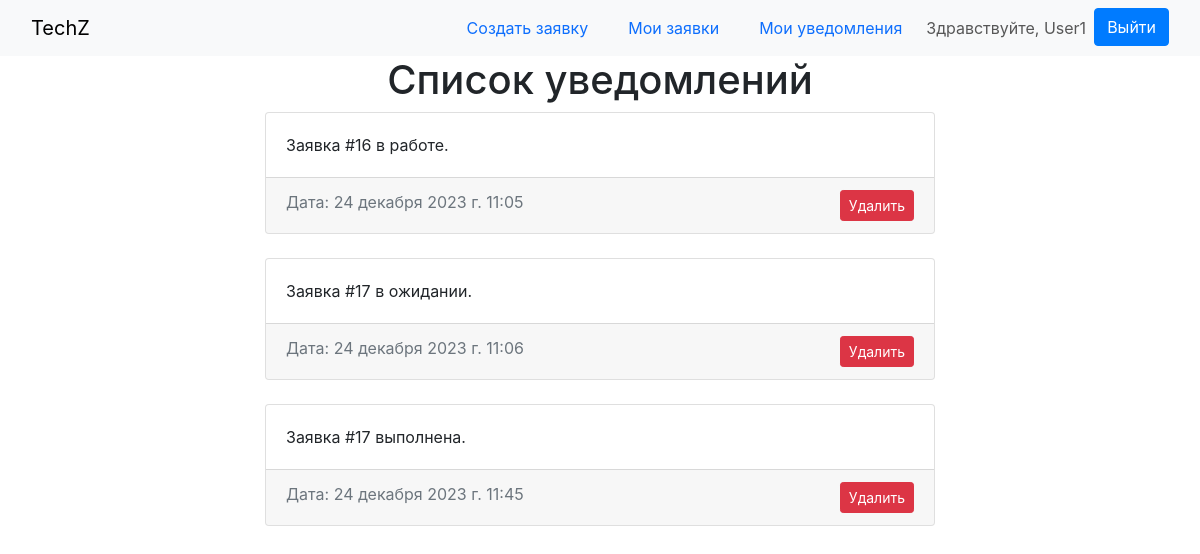
The page /tech/notifications/ (signed in) on the database its author committed.
### tech/models.py (models this page shows, shortened)
class Notification(models.Model):
    user_profile = models.ForeignKey(UserProfile, on_delete=models.CASCADE, verbose_name='Профиль пользователя')
    message = models.TextField(verbose_name='Сообщение')
    created_at = models.DateTimeField(auto_now_add=True, verbose_name='Дата создания')
    class Meta:
        verbose_name = 'Уведомление'
        verbose_name_plural = 'Уведомления'

### tech/views.py (the view)
# urls.py: path('notifications/', views.notification_list, name='notification_list'),
@login_required(login_url='login')
@user_passes_test(is_user, login_url='login')
def notification_list(request):
    notifications = Notification.objects.filter(user_profile=request.user.userprofile)
    return render(request, 'notifications.html', context={'notifications': notifications})

### tech/views.py (called while the page is built)
def is_user(user):
    return user.is_authenticated and user.userprofile.role == 'user'

### templates/notifications.html (shortened to what this page needs)
{% extends 'base.html' %}
{% block content %}
    {% if notifications %}
        <h1 class="text-center">Список уведомлений</h1>
        {% for notification in notifications %}
            <div class="card text-left mb-4">
                <div class="card-body">
                    <p class="card-text">{{ notification.message.capitalize }}</p>
                </div>
                <div class="d-flex card-footer text-muted justify-content-between">
                    Дата: {{ notification.created_at }}
                    <form method="post" action="{% url 'delete_notification' notification.id %}"
                          style="display: inline;">
                        <button type="submit" class="btn btn-danger btn-sm">Удалить</button>
                    </form>
                </div>
            </div>
        {% endfor %}
    {% else %}
        <h1 class="text-center">Уведомлений нет.</h1>
    {% endif %}
{% endblock %}

### templates/base.html (shortened to what this page needs)
<!DOCTYPE html>
<html lang="en">
<head>
    {% load bootstrap5 %}
    {% bootstrap_css %}
    <link rel="stylesheet" href="https://stackpath.bootstrapcdn.com/bootstrap/4.3.1/css/bootstrap.min.css"
>
</head>
<body>
<nav class="navbar bg-body-tertiary">
    <div class="container-fluid">
        <a class="navbar-brand" href="{% url 'index' %}">TechZ</a>
        <ul class="nav nav-pills nav-fill gap-2">
            {% if user.is_authenticated and user.userprofile.role == 'admin' %}
                <li class="nav-item">
                    <a class="nav-link" href="{% url 'create_request' %}">Создать заявку</a>
                </li>
                <li class="nav-item">
                    <a class="nav-link" href="{% url 'request_list' %}">Список заявок</a>
                </li>
                <li class="nav-item">
                    <a class="nav-link" href="{% url 'statistics' %}">Статистика</a>
                </li>
            {% elif user.is_authenticated and user.userprofile.role == 'user' %}
                <li class="nav-item">
                    <a class="nav-link" href="{% url 'create_request' %}">Создать заявку</a>
                </li>
                <li class="nav-item">
                    <a class="nav-link" href="{% url 'request_list' %}">Мои заявки</a>
                </li>
                <li class="nav-item">
                    <a class="nav-link position-relative" href="{% url 'notification_list' %}">Мои уведомления</a>
                </li>
            {% elif user.is_authenticated and user.userprofile.role == 'ispolnitel' %}
                <li class="nav-item">
                    <a class="nav-link" href="{% url 'jobs' %}">Мои заявки</a>
                </li>
            {% endif %}
            {% if user.is_authenticated %}
                <li class="navbar-text">
                    Здравствуйте, {{ user.username }}
                </li>
                <li class="nav-item">
                    <a class="btn btn-primary" href="{% url 'logout' %}">Выйти</a>
                </li>
            {% endif %}
        </ul>
    </div>
</nav>
<div class="container" style="max-width: 700px">
    {% block content %}{% endblock %}
</div>
</body>
</html>

### rows shown on the page
Notification: message "Заявка #16 в работе.", created_at "24 декабря 2023 г. 11:05"
Notification: message "Заявка #17 в ожидании.", created_at "24 декабря 2023 г. 11:06"
Notification: message "Заявка #17 выполнена.", created_at "24 декабря 2023 г. 11:45"

### other values the page prints
{{ user.username }} "User1"
